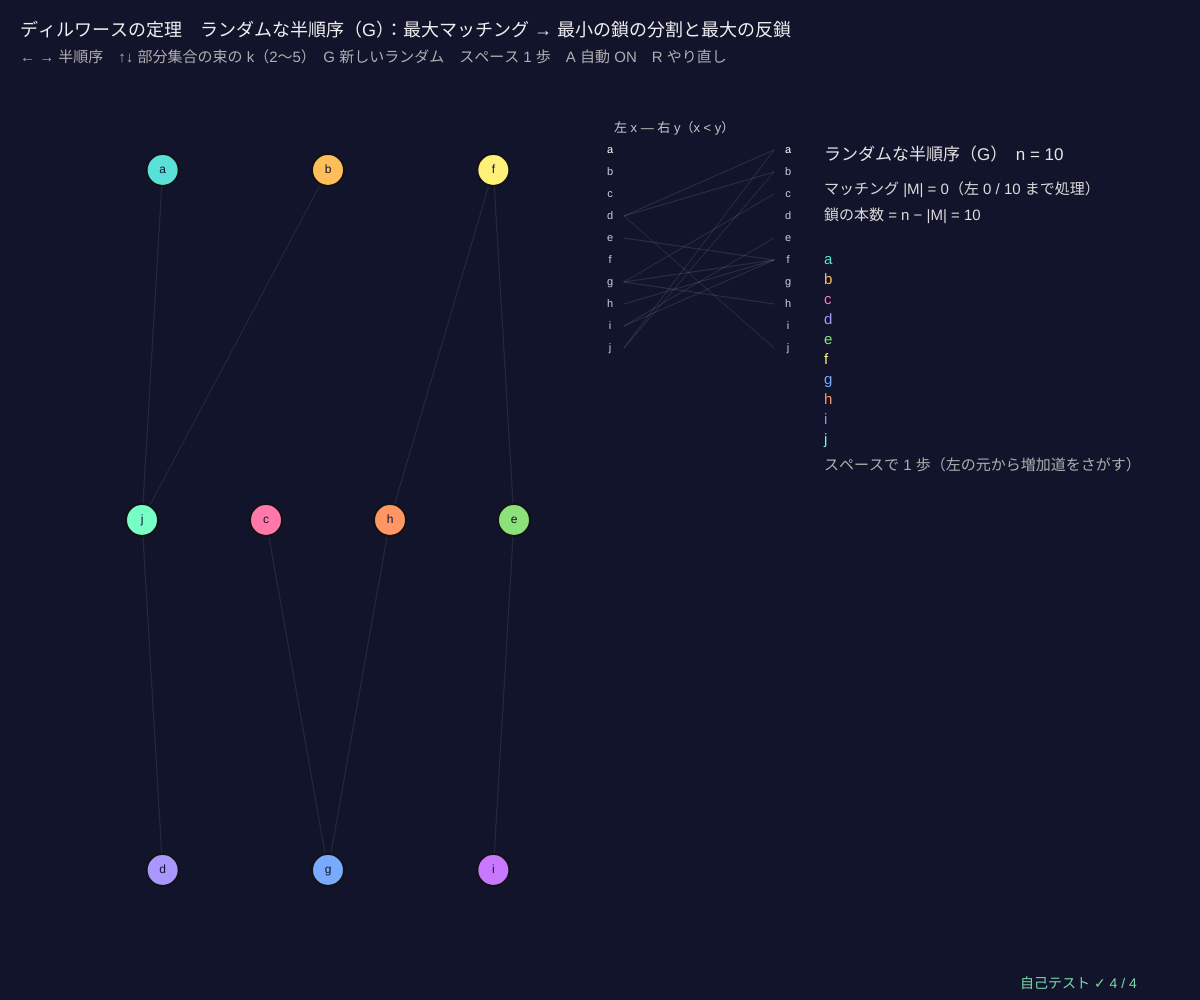
Frame 1 (no input)
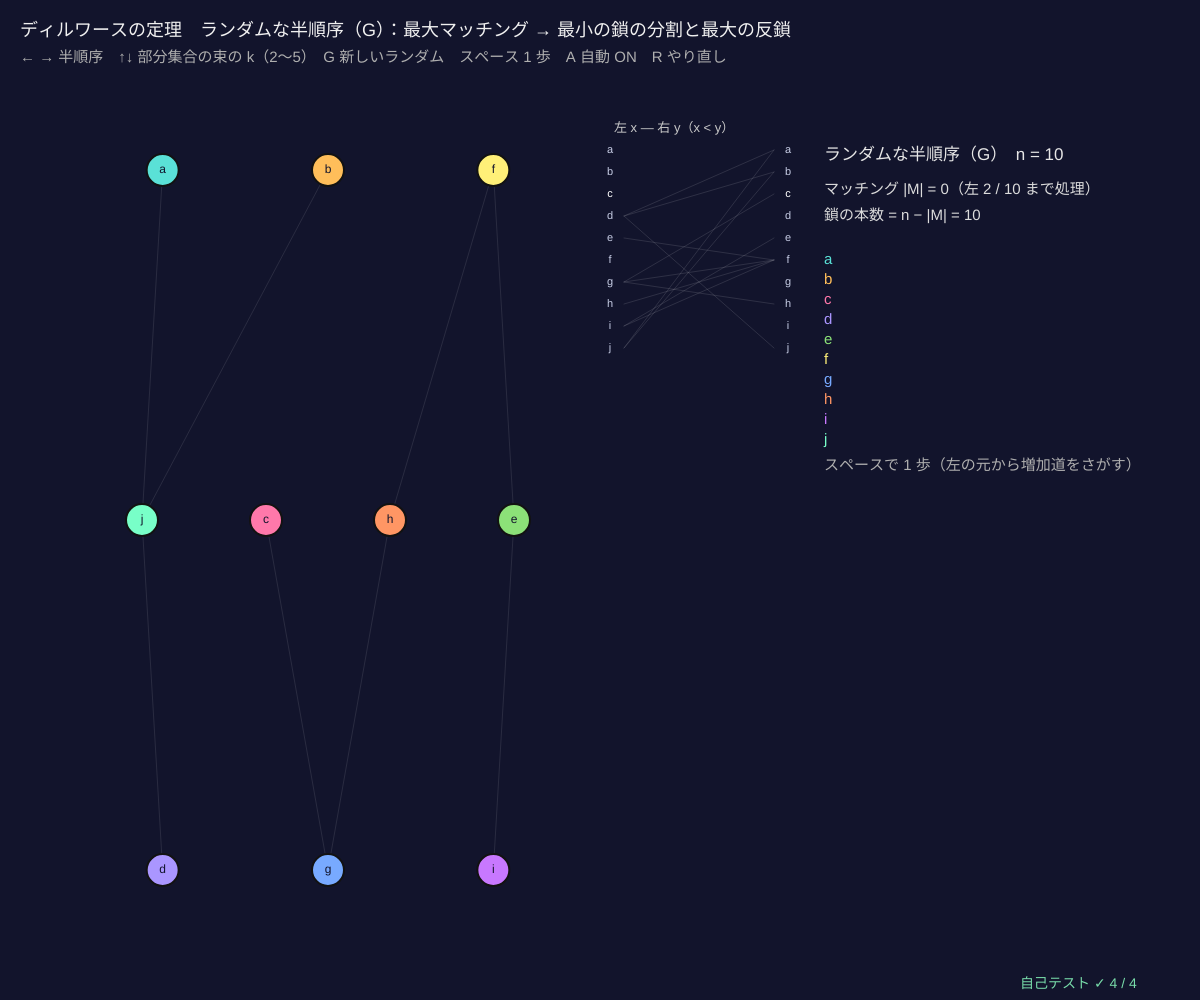
Frame 60 (no input)
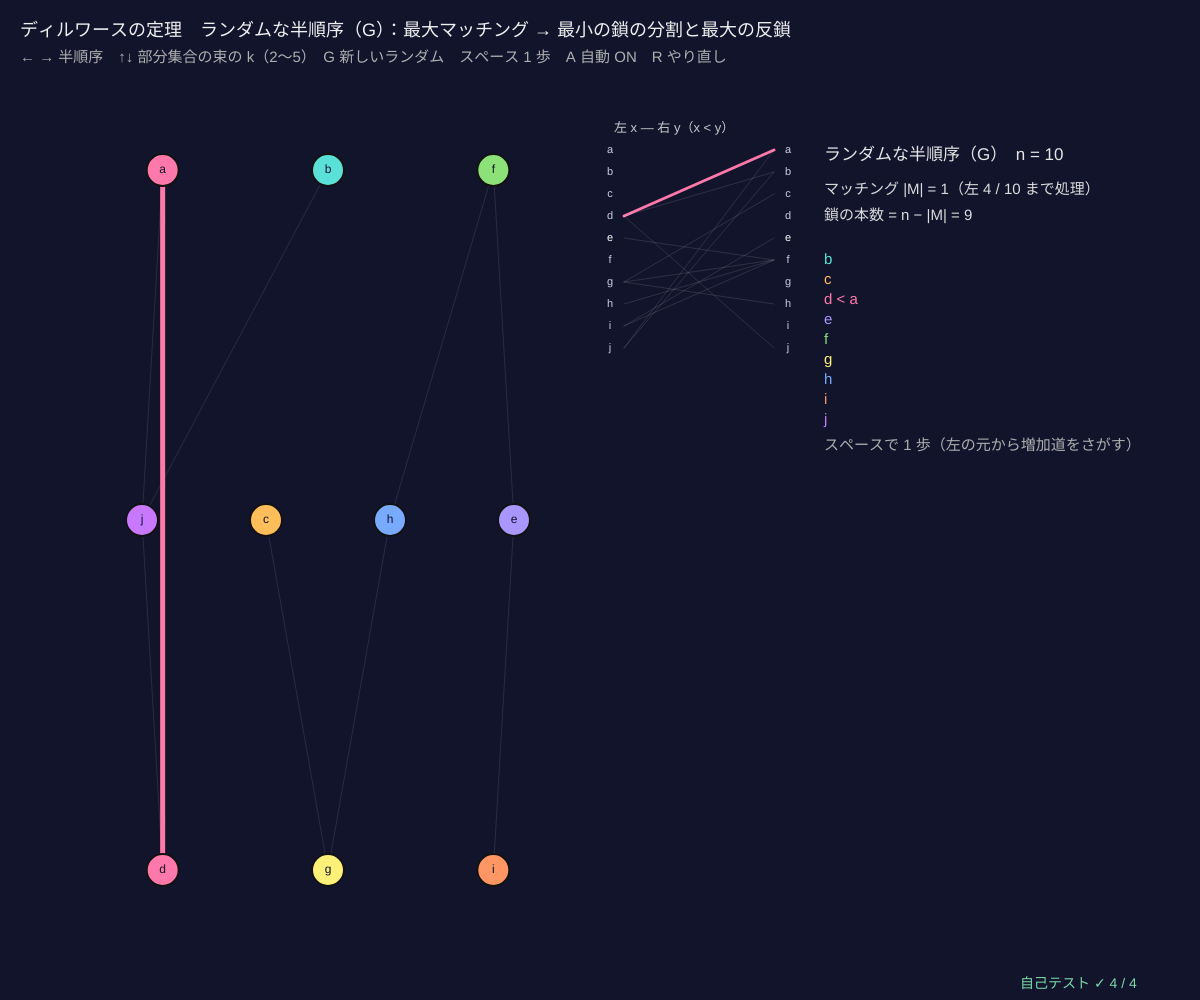
Frame 120 (the mouse pressed at the canvas centre since frame 60)

The p5.js sketch that drew these frames (run headless with seeded random() and noise() and a simulated clock; from frame 60 on, the mouse is pressed at the canvas centre):

// p5.js sketch
// ── sketch.js
// ============================================
// 12 ディルワースの定理 ─ 最大の反鎖の大きさ = 鎖で全部をおおうときの最小の本数
// 二部グラフ（左に各元のコピー、右に各元のコピー、x < y なら 左x — 右y）の最大マッチング M を増加道で求める
// マッチした辺 x — y を「x の次は y」とつなぐと鎖に分かれ、本数 = n − |M|。ケーニヒの定理で同じ大きさの反鎖も見つかる
// ← → 半順序を変える / ↑↓ 部分集合の束の k（スペルナーの定理）/ G 新しいランダム / スペース 1 歩 / A 自動 / R やり直し
// ============================================

const KINDS = ['ランダムな半順序（G）', '部分集合の束', '60 の約数', '360 の約数'];
let ki = 0, kSet = 4, lat, mL = [], mR = [], nextI = 0, auto = true, seedN = 12, anti = [];

function setup() { createCanvas(windowWidth, windowHeight); selfTest(); rebuild(); }

function posetOf(k) {
  if (k === 0) { seedRng(seedN); let Q = randomPoset(9 + Math.floor(rnd() * 6), 0.2); Q.lab = Q.lab.map((s, i) => 'abcdefghijklmnop'[i]); return Q; }
  return k === 1 ? powersetPoset(kSet) : divisorPoset(k === 2 ? 60 : 360);
}
// 増加道：左 i から、まだマッチしていない右か、マッチ相手が別の道を見つけられる右へ（クーンの方法）
function augment(lat, i, mL, mR, seen) {
  for (let j = 0; j < lat.n; j++) if (j !== i && lat.R[i][j] && !seen[j]) {       // 推移的閉包の辺 i < j を使う（被覆だけでは足りない）
    seen[j] = 1;
    if (mR[j] < 0 || augment(lat, mR[j], mL, mR, seen)) { mL[i] = j; mR[j] = i; return true; }
  }
  return false;
}
function fullMatching(lat) { let a = new Array(lat.n).fill(-1), b = new Array(lat.n).fill(-1); for (let i = 0; i < lat.n; i++) augment(lat, i, a, b, new Uint8Array(lat.n)); return [a, b]; }
function chainsOf(lat, mL, mR) { let out = []; for (let i = 0; i < lat.n; i++) if (mR[i] < 0) { let c = [i]; while (mL[c[c.length - 1]] >= 0) c.push(mL[c[c.length - 1]]); out.push(c); } return out; }
function konig(lat, mL, mR) {            // マッチしていない左から交互道でたどれる頂点 Z → 反鎖 = {x | 左x ∈ Z かつ 右x ∉ Z}
  let zL = new Uint8Array(lat.n), zR = new Uint8Array(lat.n), q = [];
  for (let i = 0; i < lat.n; i++) if (mL[i] < 0) { zL[i] = 1; q.push(i); }
  while (q.length) { let i = q.shift(); for (let j = 0; j < lat.n; j++) if (j !== i && lat.R[i][j] && !zR[j] && mL[i] !== j) { zR[j] = 1; let k = mR[j]; if (k >= 0 && !zL[k]) { zL[k] = 1; q.push(k); } } }
  return allOf(lat).filter((x) => zL[x] && !zR[x]);
}
function isAntichain(lat, Sx) { return Sx.every((a) => Sx.every((b) => a === b || (!lat.R[a][b] && !lat.R[b][a]))); }
function binom(n, r) { let c = 1; for (let i = 1; i <= r; i++) c = (c * (n - r + i)) / i; return Math.round(c); }
function rebuild() { lat = posetOf(ki); layoutHasse(lat, 80, 170, width * 0.48 - 80, height - 300, ki >= 1); restart(); }
function restart() { mL = new Array(lat.n).fill(-1); mR = new Array(lat.n).fill(-1); nextI = 0; anti = []; }
function stepIt() { if (nextI < lat.n) { augment(lat, nextI, mL, mR, new Uint8Array(lat.n)); nextI++; if (nextI === lat.n) anti = konig(lat, mL, mR); } }

const CC = [[90, 225, 215], [255, 190, 90], [255, 120, 170], [170, 150, 255], [140, 225, 120], [255, 240, 120], [120, 170, 255], [255, 150, 100], [200, 120, 255], [120, 255, 200]];
function draw() {
  background(18, 20, 44);
  if (auto && frameCount % 25 === 0) stepIt();
  let chs = chainsOf(lat, mL, mR), cid = new Array(lat.n); chs.forEach((c, k) => c.forEach((x) => (cid[x] = k)));
  // ---- 左：ハッセ図に鎖の色（マッチした辺 x → y を太く）
  stroke(255, 255, 255, 25); strokeWeight(1); for (let [a, b] of lat.cov) line(...lat.pos[a], ...lat.pos[b]);
  strokeWeight(5); for (let i = 0; i < lat.n; i++) if (mL[i] >= 0) { stroke(...CC[cid[i] % 10]); line(...lat.pos[i], ...lat.pos[mL[i]]); }
  textAlign(CENTER, CENTER); textSize(lat.n > 20 ? 9 : 12);
  for (let i = 0; i < lat.n; i++) { stroke(anti.includes(i) ? 255 : 18); strokeWeight(anti.includes(i) ? 4 : 2); fill(...CC[cid[i] % 10]); circle(...lat.pos[i], lat.n > 20 ? 26 : 32); noStroke(); fill(18, 20, 44); text(lat.lab[i], ...lat.pos[i]); }
  // ---- 中：二部グラフ（左のコピー → 右のコピー）
  let bx = width * 0.52, bw = 150, by = 150, bh = Math.min(22, (height - 220) / lat.n);
  for (let i = 0; i < lat.n; i++) for (let j = 0; j < lat.n; j++) if (i !== j && lat.R[i][j]) { let mt = mL[i] === j; stroke(mt ? CC[cid[i] % 10] : [255, 255, 255, 30]); strokeWeight(mt ? 3 : 1); line(bx, by + i * bh, bx + bw, by + j * bh); }
  noStroke(); textSize(11);
  for (let i = 0; i < lat.n; i++) { fill(i === nextI ? [255, 255, 255] : [200, 206, 230]); text(lat.lab[i], bx - 14, by + i * bh); text(lat.lab[i], bx + bw + 14, by + i * bh); }
  textAlign(LEFT, BASELINE); fill(200); textSize(13); text('左 x — 右 y（x < y）', bx - 10, by - 18);
  // ---- 右のパネル
  let px = bx + bw + 50, y = 160, M = mL.filter((v) => v >= 0).length;
  fill(230); textSize(17); text(KINDS[ki] + (ki === 1 ? ' k = ' + kSet : '') + '　n = ' + lat.n, px, y);
  textSize(15); fill(220);
  text('マッチング |M| = ' + M + '（左 ' + nextI + ' / ' + lat.n + ' まで処理）', px, y + 34);
  text('鎖の本数 = n − |M| = ' + (lat.n - M), px, y + 60);
  chs.slice(0, 10).forEach((c, k) => { fill(...CC[k % 10]); text(c.map((x) => lat.lab[x]).join(' < '), px, y + 92 + 20 * k, width - px - 10); });
  y += 100 + 20 * Math.min(10, chs.length);
  if (nextI === lat.n) {
    fill(255); text('ケーニヒの反鎖（白わく）：大きさ ' + anti.length + (isAntichain(lat, anti) ? ' ✓ 反鎖' : ' ✗'), px, y + 10);
    fill(140, 225, 180); text('最大反鎖 ' + anti.length + ' = 最小の鎖の本数 ' + (lat.n - M) + (anti.length === lat.n - M ? '　✓ ディルワース' : '　✗'), px, y + 36);
  } else { fill(175); text('スペースで 1 歩（左の元から増加道をさがす）', px, y + 10); }
  if (ki === 1) { fill(255, 220, 120); text('スペルナー：最大反鎖 = 真ん中の段 C(' + kSet + ', ' + Math.floor(kSet / 2) + ') = ' + binom(kSet, Math.floor(kSet / 2)), px, y + 70); }
  fill(240); textSize(18); text('ディルワースの定理　' + KINDS[ki] + '：最大マッチング → 最小の鎖の分割と最大の反鎖', 20, 36);
  fill(175); textSize(15); text('← → 半順序　↑↓ 部分集合の束の k（2〜5）　G 新しいランダム　スペース 1 歩　A 自動 ' + (auto ? 'ON' : 'OFF') + '　R やり直し', 20, 62);
  drawSelfTest(width - 180, height - 12);
}

function keyPressed() {
  if (key === RIGHT_ARROW) { ki = (ki + 1) % KINDS.length; rebuild(); }
  if (key === LEFT_ARROW) { ki = (ki + KINDS.length - 1) % KINDS.length; rebuild(); }
  if (key === UP_ARROW && kSet < 5) { kSet++; ki = 1; rebuild(); }
  if (key === DOWN_ARROW && kSet > 2) { kSet--; ki = 1; rebuild(); }
  if (key === 'g' || key === 'G') { ki = 0; seedN++; rebuild(); }
  if (key === ' ') stepIt();
  if (key === 'a' || key === 'A') auto = !auto;
  if (key === 'r' || key === 'R') restart();
  return false;
}

// ---- 自己テスト
function selfTest() {
  selfTestResults = [];
  let okD = true, okC = true; seedRng(1212);
  for (let t = 0; t < 40; t++) {
    let Q = randomPoset(4 + Math.floor(rnd() * 9), 0.25), [a, b] = fullMatching(Q), M = a.filter((v) => v >= 0).length, A = konig(Q, a, b), ch = chainsOf(Q, a, b), bw = 0;
    for (let s = 0; s < 1 << Q.n; s++) { let Sx = allOf(Q).filter((i) => s >> i & 1); if (Sx.length > bw && isAntichain(Q, Sx)) bw = Sx.length; }   // 確かめ用：全部の部分集合
    if (Q.n - M !== bw || A.length !== bw || !isAntichain(Q, A)) okD = false;
    let all = ch.flat().sort((x, y) => x - y); if (all.join() !== allOf(Q).join() || ch.length !== Q.n - M || !ch.every((c) => c.every((x, k) => k === 0 || Q.R[c[k - 1]][x]))) okC = false;
  }
  check('ランダムな半順序 40 個：鎖の本数 n − |M| = 全部の部分集合で調べた最大反鎖 = ケーニヒの反鎖の大きさ', okD);
  check('マッチングから作った鎖はどれも本当に鎖で、全部の元をちょうど 1 回ずつおおう', okC);
  let sp = [2, 3, 4, 5].map((k) => { let Q = powersetPoset(k), [a, b] = fullMatching(Q); return konig(Q, a, b).length; });
  check('スペルナーの定理：k = 2, 3, 4, 5 の最大反鎖 = ' + sp.join(', ') + ' = C(k, ⌊k/2⌋)（k = 4 で 6）', sp.join() === '2,3,6,10');
  let D = divisorPoset(360), [a, b] = fullMatching(D);
  check('360 = 2³·3²·5 の約数：最大反鎖 = 真ん中の段の 6 個 = 鎖 6 本', konig(D, a, b).length === 6 && D.n - a.filter((v) => v >= 0).length === 6);
  reportSelfTest();
}

// ---------- やってみよう ----------
// 1. スペースで 1 歩ずつ。マッチングが 1 つ増えるたびに鎖が 1 本減る
// 2. 最後に白わくの反鎖が出る。それぞれの鎖から 1 個ずつ選ばれている？
// 3. ↑↓ で k を変えて、部分集合の束の最大反鎖が真ん中の段 C(k, ⌊k/2⌋) になることを確かめよう
// 4. augment の中の lat.R[i][j] を「被覆の辺だけ」にすると、鎖の本数が増えることがある。なぜ？
// 5. 仕事の順番（半順序）を、何人で並行してやれば最短で終わる？（鎖 = 1 人の担当）


// ==================================================
// ここから下は「束論の道具」（中身は読まなくても OK。消さないでね）
// ==================================================
// ---- 順序集合 P = { n, R, lab, cov, rk, pos }。R[i][j] = 1 は「i ≤ j」（n × n の 0/1 の表）
function makePoset(n, leqFn, labs) {
  let R = [];
  for (let i = 0; i < n; i++) { R.push(new Uint8Array(n)); for (let j = 0; j < n; j++) R[i][j] = i === j || leqFn(i, j) ? 1 : 0; }
  return posetFromRel(R, labs);
}
function posetFromRel(R, labs) { let n = R.length, cov = coversOf(R); return { n, R, cov, rk: ranksOf(n, cov), pos: [], lab: labs || [...Array(n).keys()].map(String) }; }
function fromCovers(labs, cv) { let n = labs.length, R = []; for (let i = 0; i < n; i++) R.push(new Uint8Array(n)); for (let [a, b] of cv) R[a][b] = 1; return posetFromRel(closeRel(R), labs); }   // 被覆の組から
function closeRel(R) {                 // 反射的・推移的閉包（ワーシャル法：k を経由して行けるなら i ≤ j）
  let n = R.length, C = R.map((r) => Uint8Array.from(r));
  for (let i = 0; i < n; i++) C[i][i] = 1;
  for (let k = 0; k < n; k++) for (let i = 0; i < n; i++) if (C[i][k]) for (let j = 0; j < n; j++) if (C[k][j]) C[i][j] = 1;
  return C;
}
function isReflexive(R) { return R.every((r, i) => r[i] === 1); }
function isAntisym(R) { for (let i = 0; i < R.length; i++) for (let j = i + 1; j < R.length; j++) if (R[i][j] && R[j][i]) return false; return true; }
function isTransitive(R) { let n = R.length; for (let i = 0; i < n; i++) for (let j = 0; j < n; j++) if (R[i][j]) for (let k = 0; k < n; k++) if (R[j][k] && !R[i][k]) return false; return true; }
function isPoset(R) { return isReflexive(R) && isAntisym(R) && isTransitive(R); }
function coversOf(R) {                 // 被覆 a ⋖ b：a < b で、間にはさまる c がない（推移的簡約 = ハッセ図の辺）
  let n = R.length, E = [], lt = (a, b) => a !== b && R[a][b] && !R[b][a];
  for (let a = 0; a < n; a++) for (let b = 0; b < n; b++) if (lt(a, b)) {
    let ok = true; for (let c = 0; c < n && ok; c++) if (lt(a, c) && lt(c, b)) ok = false;
    if (ok) E.push([a, b]);
  }
  return E;
}
function ranksOf(n, cov) {             // ランク = 下から c までの最長の鎖の長さ（最大 n 回くり返せば止まる）
  let rk = new Array(n).fill(0);
  for (let t = 0; t <= n; t++) { let ch = false; for (let [a, b] of cov) if (rk[b] < rk[a] + 1 && rk[a] < n) { rk[b] = rk[a] + 1; ch = true; } if (!ch) break; }
  return rk;
}
function allOf(P) { return [...Array(P.n).keys()]; }
function upperOf(P, a, b) { return allOf(P).filter((c) => P.R[a][c] && P.R[b][c]); }   // 上界：a と b の両方より上
function lowerOf(P, a, b) { return allOf(P).filter((c) => P.R[c][a] && P.R[c][b]); }   // 下界
function leastOf(P, Sx) { for (let x of Sx) if (Sx.every((y) => P.R[x][y])) return x; return -1; }      // 最小元（なければ −1）
function greatestOf(P, Sx) { for (let x of Sx) if (Sx.every((y) => P.R[y][x])) return x; return -1; }   // 最大元
function joinOf(P, a, b) { return leastOf(P, upperOf(P, a, b)); }     // 上限 a ∨ b = 最小上界（なければ −1）
function meetOf(P, a, b) { return greatestOf(P, lowerOf(P, a, b)); }  // 下限 a ∧ b = 最大下界
function botOf(P) { return leastOf(P, allOf(P)); }
function topOf(P) { return greatestOf(P, allOf(P)); }
function isLattice(P) { if (P.n === 0) return false; for (let a = 0; a < P.n; a++) for (let b = a + 1; b < P.n; b++) if (joinOf(P, a, b) < 0 || meetOf(P, a, b) < 0) return false; return true; }
function tables(P) {                   // 上限・下限の表（何度も使うので先に計算）
  P.J = []; P.M = [];
  for (let a = 0; a < P.n; a++) { P.J.push(new Int16Array(P.n)); P.M.push(new Int16Array(P.n)); for (let b = 0; b < P.n; b++) { P.J[a][b] = joinOf(P, a, b); P.M[a][b] = meetOf(P, a, b); } }
  return P;
}
// ---- よく使う束：約数の束（割り切る）と部分集合の束（含まれる）
function gcdOf(a, b) { while (b) [a, b] = [b, a % b]; return a; }
function lcmOf(a, b) { return (a / gcdOf(a, b)) * b; }
function divisorsOf(n) { let d = []; for (let k = 1; k <= n; k++) if (n % k === 0) d.push(k); return d; }
function primeFactors(n) { let f = []; for (let p = 2; p * p <= n; p++) if (n % p === 0) { let e = 0; while (n % p === 0) { n /= p; e++; } f.push([p, e]); } if (n > 1) f.push([n, 1]); return f; }
function divisorPoset(n) {
  let D = divisorsOf(n), P = makePoset(D.length, (i, j) => D[j] % D[i] === 0, D.map(String)), ps = primeFactors(n).map((f) => f[0]), dir = [-1, 1, -0.3, 0.55, -0.62];
  P.val = D; P.hint = (i) => ps.reduce((s, p, t) => { let e = 0, v = D[i]; while (v % p === 0) { v /= p; e++; } return s + e * dir[t % 5]; }, 0);
  return P;
}
function popc(m) { let c = 0; while (m) { c += m & 1; m >>= 1; } return c; }
function setName(m, k) { let s = ''; for (let t = 0; t < k; t++) if (m >> t & 1) s += 'abcdefg'[t]; return s || '∅'; }
function powersetPoset(k) {
  let P = makePoset(1 << k, (i, j) => (i & j) === i, [...Array(1 << k).keys()].map((m) => setName(m, k))), dir = [-1, 1, -0.3, 0.55];
  P.val = [...Array(1 << k).keys()]; if (k <= 4) P.hint = (i) => dir.reduce((s, d, t) => s + (i >> t & 1) * d, 0);
  return P;
}
// ---- ハッセ図を描く：高さ = ランク、横 = hint（なければ下の被覆の平均の順）
function layoutHasse(P, x, y, w, h, exact) {
  let mr = Math.max(0, ...P.rk), lv = [], px = new Array(P.n).fill(0.5);
  for (let r = 0; r <= mr; r++) lv.push([]);
  for (let i = 0; i < P.n; i++) lv[P.rk[i]].push(i);
  for (let r = 0; r <= mr; r++) {
    for (let i of lv[r]) { if (P.hint) px[i] = P.hint(i); else { let s = 0, c = 0; for (let [a, b] of P.cov) if (b === i) { s += px[a]; c++; } px[i] = (c ? s / c : 0.5) + i * 1e-6; } }
    lv[r].sort((a, b) => px[a] - px[b]);
    if (!(exact && P.hint)) lv[r].forEach((i, k) => (px[i] = (k + 0.5) / lv[r].length));
  }
  if (exact && P.hint) { let lo = Math.min(...px), hi = Math.max(...px); px = px.map((v) => (hi > lo ? 0.04 + 0.92 * (v - lo) / (hi - lo) : 0.5)); }
  P.pos = []; for (let i = 0; i < P.n; i++) P.pos.push([x + w * px[i], y + h - (mr ? P.rk[i] / mr : 0.5) * h]);
}
function drawHasse(P, o) {             // o = { col(i), ecol(a, b), rad, fs }。色は [r, g, b]
  o = o || {}; let rad = o.rad || 16;
  strokeWeight(2);
  for (let [a, b] of P.cov) { stroke(...((o.ecol && o.ecol(a, b)) || [96, 108, 168])); line(P.pos[a][0], P.pos[a][1], P.pos[b][0], P.pos[b][1]); }
  textAlign(CENTER, CENTER); textSize(o.fs || 13);
  for (let i = 0; i < P.n; i++) {
    stroke(18, 20, 44); strokeWeight(2); fill(...((o.col && o.col(i)) || [226, 232, 248])); circle(P.pos[i][0], P.pos[i][1], 2 * rad);
    noStroke(); fill(18, 20, 44); text(P.lab[i], P.pos[i][0], P.pos[i][1] + 1);
  }
  textAlign(LEFT, BASELINE);
}
function nodeAt(P, mx, my, r) { let best = -1, bd = r || 20; for (let i = 0; i < P.n; i++) { let d = Math.hypot(P.pos[i][0] - mx, P.pos[i][1] - my); if (d < bd) { bd = d; best = i; } } return best; }
// ---- 種つきの乱数（同じ種なら毎回同じ列）
let rngState = 1;
function seedRng(sd) { rngState = (sd >>> 0) || 1; }
function rnd() {                       // 0〜1 の一様乱数（mulberry32）
  rngState = (rngState + 0x6d2b79f5) >>> 0;
  let t = rngState;
  t = Math.imul(t ^ (t >>> 15), t | 1);
  t ^= t + Math.imul(t ^ (t >>> 7), t | 61);
  return ((t ^ (t >>> 14)) >>> 0) / 4294967296;
}
function randomPoset(n, p) { let o = []; for (let i = 0; i < n; i++) o.push(i); for (let i = n - 1; i > 0; i--) { let j = Math.floor(rnd() * (i + 1)); [o[i], o[j]] = [o[j], o[i]]; }   // ランダムな順番 o で、前 → 後ろに確率 p で辺 → 閉包
  let R = []; for (let i = 0; i < n; i++) R.push(new Uint8Array(n));
  for (let a = 0; a < n; a++) for (let b = a + 1; b < n; b++) if (rnd() < p) R[o[a]][o[b]] = 1;
  return posetFromRel(closeRel(R));
}
function clampv(v, a, b) { return v < a ? a : v > b ? b : v; }
// ---- 自己テストの道具
let selfTestResults = [];
function check(name, cond) { selfTestResults.push({ name, ok: !!cond }); }
function reportSelfTest() { for (let r of selfTestResults) (r.ok ? console.log : console.error)((r.ok ? '✓ ' : '✗ ') + r.name); }
function selfTestLine() { let k = selfTestResults.filter((r) => r.ok).length; return '自己テスト ' + (k === selfTestResults.length ? '✓ ' : '✗ ') + k + ' / ' + selfTestResults.length; }
function drawSelfTest(x, y) { noStroke(); fill(...(selfTestResults.every((r) => r.ok) ? [120, 220, 170] : [255, 90, 90])); textSize(14); textAlign(LEFT, BASELINE); text(selfTestLine(), x, y); }
